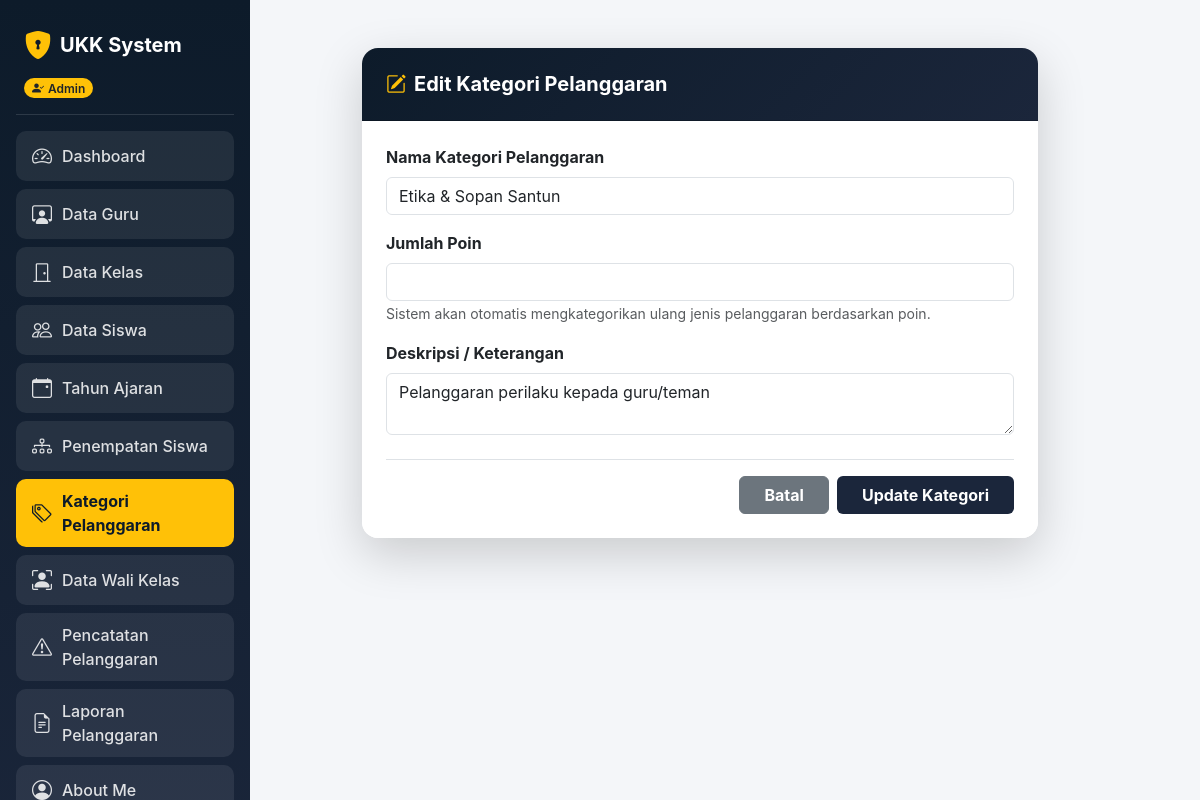
The app's page /kategori/kategori_edit.php?id=4 (signed in) with its own data.
### tables this page shows
CREATE TABLE `t_pelanggaran_kategori` (
  `id` int(11) NOT NULL,
  `nama` varchar(100) DEFAULT NULL,
  `deskripsi` text NOT NULL,
  `status_aktif` tinyint(1) NOT NULL,
  `created_at` timestamp NOT NULL DEFAULT current_timestamp(),
  `updated_at` timestamp NOT NULL DEFAULT current_timestamp()
);

### kategori/kategori_edit.php (the view, shortened to what this page needs)
<?php
include '../koneksi.php';
$role = $_SESSION['role'];
$id = $_GET['id'] ?? '';
$id = mysqli_real_escape_string($koneksi, $id);
$q_data = mysqli_query($koneksi, "SELECT * FROM t_pelanggaran_kategori WHERE id = '$id'");
$data   = mysqli_fetch_assoc($q_data);
?>
<!DOCTYPE html>
<html lang="id">
<head>
  <link href="https://cdn.jsdelivr.net/npm/bootstrap@5.3.0/dist/css/bootstrap.min.css" rel="stylesheet">
  <link rel="stylesheet" href="https://cdn.jsdelivr.net/npm/bootstrap-icons@1.11.1/font/bootstrap-icons.css">
</head>
<body>
  <div class="container-fluid">
    <div class="row">
      <div class="col-md-3 col-lg-2 sidebar p-3 text-white">
        <div class="d-flex align-items-center gap-2 mb-2 px-2 mt-2">
          <i class="bi bi-shield-lock-fill fs-3 text-warning"></i>
          <h4 class="mb-0 fw-bold fs-5">UKK System</h4>
        </div>
        <div class="px-2 mb-3">
          <span class="badge bg-warning text-dark px-2 py-1 rounded-pill fw-semibold"><i class="bi bi-person-check-fill me-1"></i><?= $role; ?></span>
        </div>
        <hr class="text-white-50">
        <ul class="nav flex-column mb-auto">
          <li class="nav-item"><a href="../dashboard.php?tab=menu1" class="nav-link-custom"><i class="bi bi-speedometer2 fs-5"></i><span>Dashboard</span></a></li>
          <li class="nav-item"><a href="../dashboard.php?tab=menu2" class="nav-link-custom"><i class="bi bi-person-workspace fs-5"></i><span>Data Guru</span></a></li>
          <li class="nav-item"><a href="../dashboard.php?tab=menu3" class="nav-link-custom"><i class="bi bi-door-closed fs-5"></i><span>Data Kelas</span></a></li>
          <li class="nav-item"><a href="../dashboard.php?tab=menu4" class="nav-link-custom"><i class="bi bi-people fs-5"></i><span>Data Siswa</span></a></li>
          <li class="nav-item"><a href="../dashboard.php?tab=menu5" class="nav-link-custom"><i class="bi bi-calendar-event fs-5"></i><span>Tahun Ajaran</span></a></li>
          <li class="nav-item"><a href="../dashboard.php?tab=menu6" class="nav-link-custom"><i class="bi bi-diagram-3 fs-5"></i><span>Penempatan Siswa</span></a></li>
          <li class="nav-item"><a href="../dashboard.php?tab=menu7" class="nav-link-custom" style="background-color: #ffc107; color: #0d1b2a; font-weight: 700;"><i class="bi bi-tags fs-5"></i><span>Kategori Pelanggaran</span></a></li>
          <li class="nav-item"><a href="../dashboard.php?tab=menu8" class="nav-link-custom"><i class="bi bi-person-bounding-box fs-5"></i><span>Data Wali Kelas</span></a></li>
          <li class="nav-item"><a href="../dashboard.php?tab=menu9" class="nav-link-custom"><i class="bi bi-exclamation-triangle fs-5"></i><span>Pencatatan Pelanggaran</span></a></li>
          <li class="nav-item"><a href="../dashboard.php?tab=menu10" class="nav-link-custom"><i class="bi bi-file-earmark-text fs-5"></i><span>Laporan Pelanggaran</span></a></li>
          <li class="nav-item"><a href="../dashboard.php?tab=menu_about" class="nav-link-custom"><i class="bi bi-person-circle fs-5"></i><span>About Me</span></a></li>
        </ul>
      </div>
      <main class="col-md-9 col-lg-10 p-4 ms-auto">
        <div class="container py-4" style="max-width: 700px;">
          <form action="" method="POST">
            <div class="card shadow-lg border-0 rounded-4 overflow-hidden">
              <div class="card-header text-white p-4" style="background: linear-gradient(135deg, #0d1b2a 0%, #1b263b 100%);">
                <h5 class="mb-0 fw-bold"><i class="bi bi-pencil-square me-2 text-warning"></i>Edit Kategori Pelanggaran</h5>
              </div>
              <div class="card-body p-4 bg-white">
                <div class="mb-3">
                  <label class="form-label fw-bold">Nama Kategori Pelanggaran</label>
                  <input type="text" name="nama_kategori" class="form-control" value="<?= htmlspecialchars($data['nama'] ?? $data['nama_kategori'] ?? ''); ?>" required>
                </div>
                <div class="mb-3">
                  <label class="form-label fw-bold">Jumlah Poin</label>
                  <input type="number" name="poin" class="form-control" value="<?= htmlspecialchars($data['poin'] ?? ''); ?>" required>
                  <small class="text-muted">Sistem akan otomatis mengkategorikan ulang jenis pelanggaran berdasarkan poin.</small>
                </div>
                <div class="mb-4">
                  <label class="form-label fw-bold">Deskripsi / Keterangan</label>
                  <textarea name="deskripsi" class="form-control" rows="2"><?= htmlspecialchars($data['deskripsi'] ?? ''); ?></textarea>
                </div>
                <div class="pt-3 border-top d-flex gap-2 justify-content-end">
                  <a href="../dashboard.php?tab=menu7" class="btn btn-secondary px-4 fw-bold">Batal</a>
                  <button type="submit" name="update" class="btn text-white px-4 fw-bold" style="background-color: #1b263b;">Update Kategori</button>
                </div>
              </div>
            </div>
          </form>
        </div>
      </main>
    </div>
  </div>
</body>
</html>

### kategori/kategori_edit.php (style rules this page uses)
body { font-family: 'Inter', sans-serif; background-color: #f4f6f9; color: #333; }
.sidebar { background: linear-gradient(180deg, #0d1b2a 0%, #1b263b 100%); min-height: 100vh; position: fixed; top: 0; left: 0; width: 250px; z-index: 1000; }
.sidebar .nav-link-custom { color: rgba(255, 255, 255, 0.85); background-color: rgba(255, 255, 255, 0.08); border-radius: 10px; padding: 10px 16px; margin-bottom: 8px; font-weight: 500; display: flex; align-items: center; gap: 10px; text-decoration: none; }
main { margin-left: 250px; }

### records on screen
t_pelanggaran_kategori: nama_kategori "Etika & Sopan Santun", deskripsi "Pelanggaran perilaku kepada guru/teman"

### other values on screen
$role "Admin"
